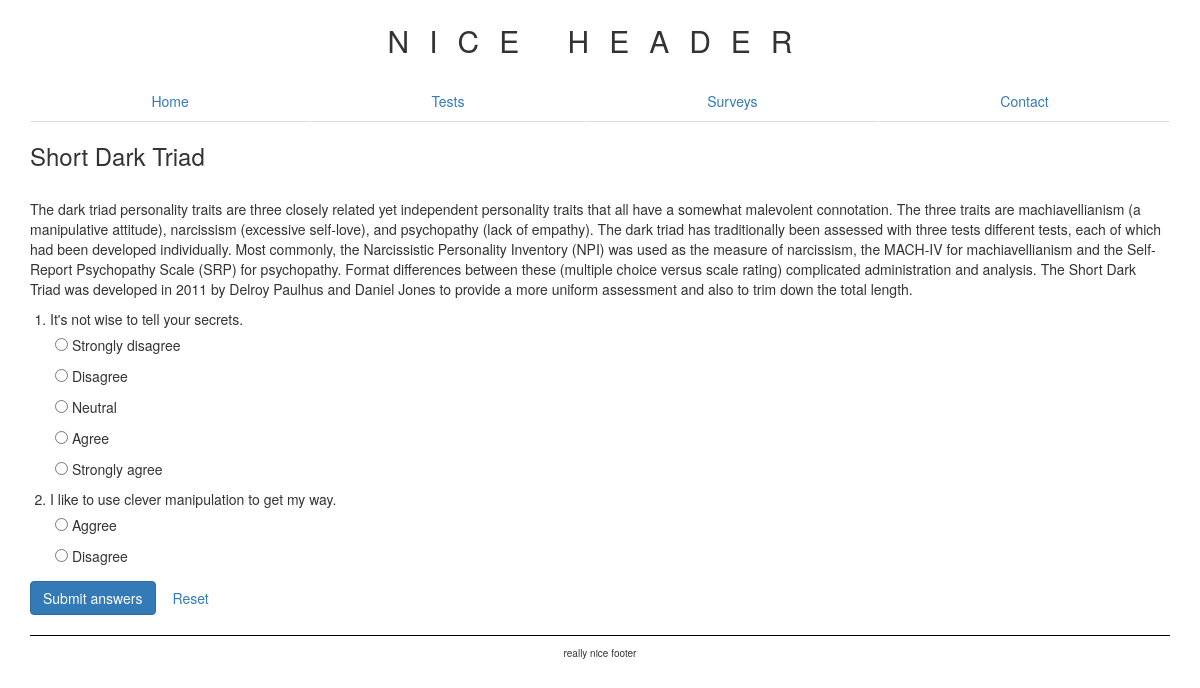
Page /test/1/ on the committed database.
### personalitytests/models.py (models this page shows, shortened)
class Test(models.Model):
    name = models.CharField(max_length=200, verbose_name='Test name')
    created_at = models.DateTimeField(auto_now=True)
    description = models.TextField()

class Question(models.Model):
    test = models.ForeignKey(Test)
    question = models.CharField(max_length=400)

class Answer(models.Model):
    question = models.ForeignKey(Question)
    answer = models.CharField(max_length=400)
    points = models.IntegerField()
    def __unicode__(self):
        return self.answer
    def __str__(self):
        return self.__unicode__()

### personalitytests/views.py (the view, shortened to what this page needs)
# urls.py: url(r'^test/', include('personalitytests.urls', namespace='pers')),
def test(request, test_id):
    pers_test = get_object_or_404(Test, pk=test_id)
    questions = pers_test.question_set.all()
    ans = []
    unanswered_q = []
    context = {
        'test': pers_test,
        'questions': questions,
        'given_ans': ans,
        'unanswered_q': unanswered_q
    }
    return render(request, 'personalitytests/taketest.html', context)

### survey/templatetags/site_menu.py (called while the page is built)
@register.inclusion_tag('menu.html')
def site_menu(item):
    return {'item': item}

### personalitytests/templates/personalitytests/taketest.html (shortened to what this page needs)
{% extends "personalitytests/tests.html" %}
{% load staticfiles %}
{% load site_menu %}
{% block menu %}
    {% site_menu 0 %}
{% endblock %}
{% block content %}
<h3>{{test.name}}</h3>
<br>
{{test.description}}
<form action="{% url 'pers:test' test.id %}" method="post" id="pers_test">
    <ol class="questions">
        {% for question in questions %}
        <li
                > {{ question.question }}<br>
                {% for ans in question.answer_set.all %}
                <div class="answers">
                    <input type="radio" name="answers[{{question.id}}]"
                           id="ans{{ans.id}}" value="{{ans.id}}"
                            />
                    <label for="ans{{ans.id}}">{{ans}}</label>
                </div>
                {% endfor %}
        </li>
        {% endfor %}
    </ol>
    <button type="submit" class="btn btn-primary">Submit answers</button>
    <button type="reset" class="btn btn-link">Reset</button>
</form>
{% endblock %}

### personalitytests/static/personalitytests/css/main.css (style rules this page uses)
* { margin: 0; padding: 0; }
.answers { margin: 5px; }
.questions { margin: 10px 20px; }
div label { font-weight: normal; }

### rows in the picture
Test: name "Short Dark Triad", description "The dark triad personality traits are three closely related yet independent personality traits that all have a somewhat malevolent connotation. The three traits are machiavellianism (a manipulative attitude), narcissism (excessive self-love), and psychopathy (lack of empathy). The dark triad has traditionally been assessed with three tests different tests, each of which had been developed individually. Most commonly, the Narcissistic Personality Inventory (NPI) was used as the measure of narcissism, the MACH-IV for machiavellianism and the Self-Report Psychopathy Scale (SRP) for psychopathy. Format differences between these (multiple choice versus scale rating) complicated administration…"
Question: question "It's not wise to tell your secrets."
Answer: id "☐ Strongly disagree", answer "Strongly disagree"
Answer: id "☐ Disagree", answer "Disagree"
Answer: id "☐ Neutral", answer "Neutral"
Answer: id "☐ Agree", answer "Agree"
Answer: id "☐ Strongly agree", answer "Strongly agree"
Question: question "I like to use clever manipulation to get my way."
Answer: id "☐ Aggree", answer "Aggree"
Answer: id "☐ Disagree", answer "Disagree"
